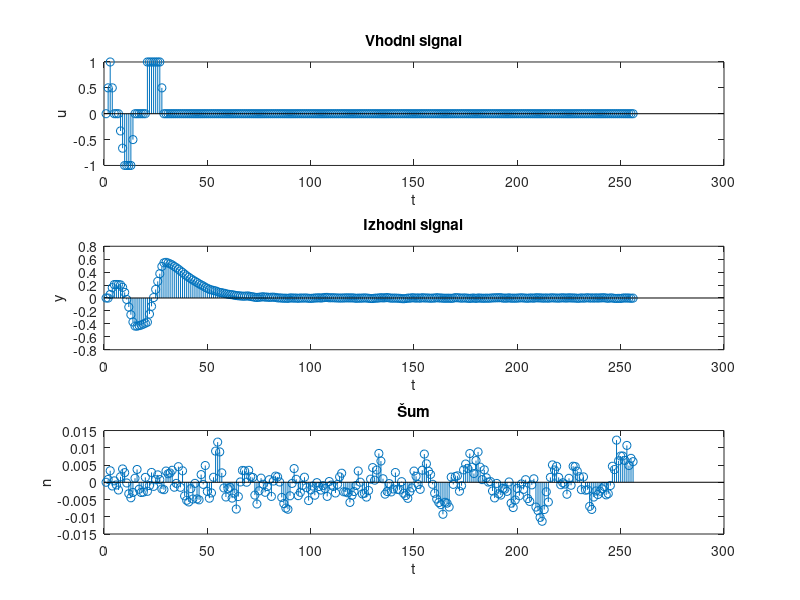
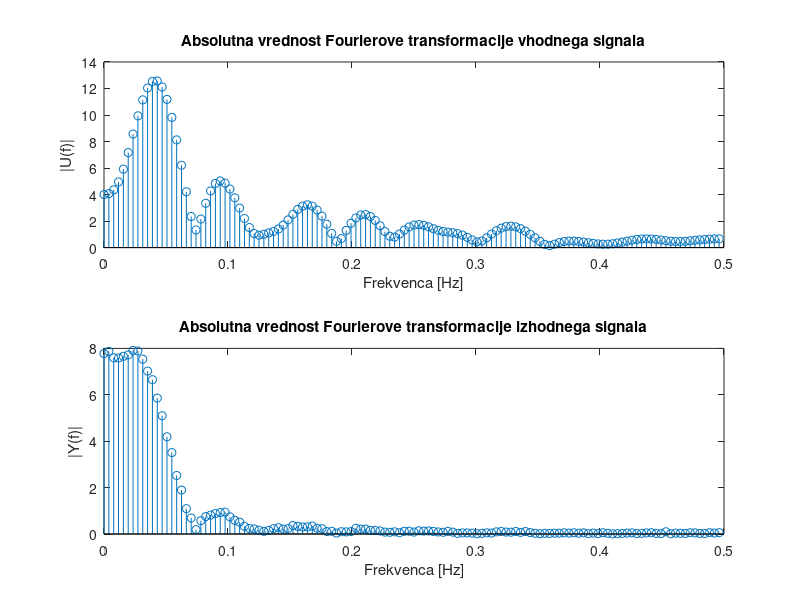
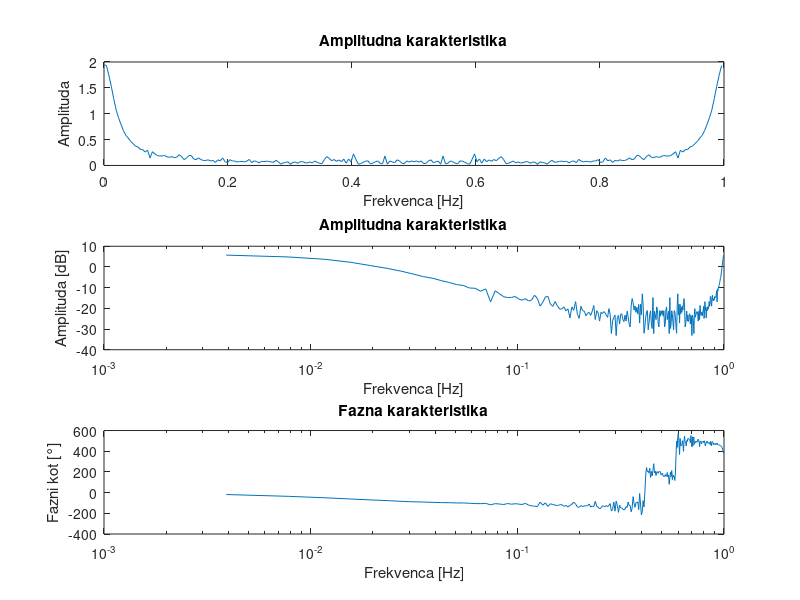
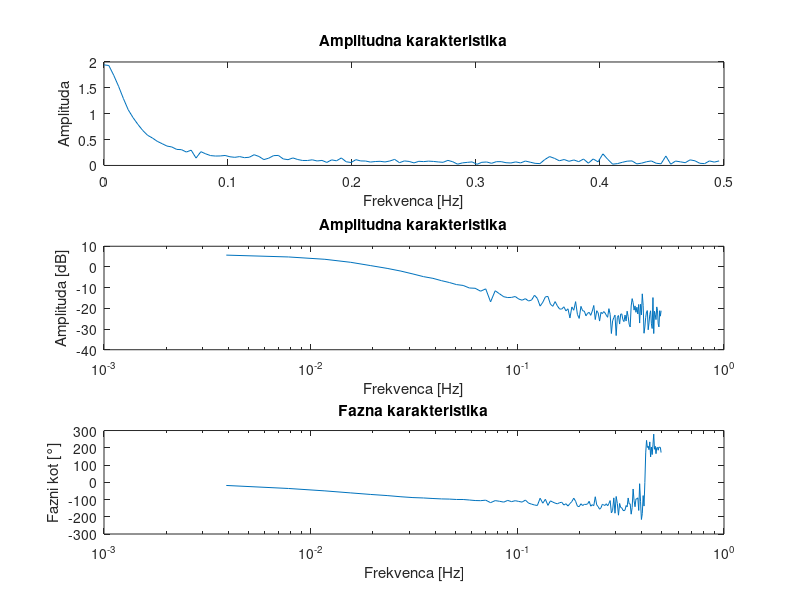

Write MATLAB code to recreate these figures, in order.
clear all
close all
%% PART 1
%% Nal 1
load MEASUREF.DAT
t = MEASUREF(:,1);
u = MEASUREF(:,2);
y = MEASUREF(:,3);
n = MEASUREF(:,4);

figure;
subplot(3,1,1);
stem(t, u);
xlabel('t');
ylabel('u');
title('Vhodni signal');

subplot(3,1,2);
stem(t, y);
xlabel('t');
ylabel('y');
title('Izhodni signal');

subplot(3,1,3);
stem(t, n);
xlabel('t');
ylabel('n');
title('Šum');

%% Nal 2
N = length(t);
T = t(2) - t(1);

F = 1/(N*T);
fmax = 1/2*T;

%% Nal 3
U = fft(u)/T; % zakaj delimo s T????
Y = fft(y)/T;
freq_vector = (0:N-1)/(N*T); % od 0 do 1

% upoštevamo samo prvi del spektra (mirrored frequencies)
freq_vector_halfed = freq_vector(1:N/2);
U_halfed = U(1:N/2);
Y_halfed = Y(1:N/2);

figure;
subplot(2,1,1);
stem(freq_vector_halfed, abs(U_halfed));
xlabel('Frekvenca [Hz]');
ylabel('|U(f)|');
title('Absolutna vrednost Fourierove transformacije vhodnega signala');

subplot(2,1,2);
stem(freq_vector_halfed, abs(Y_halfed));
xlabel('Frekvenca [Hz]');
ylabel('|Y(f)|');
title('Absolutna vrednost Fourierove transformacije izhodnega signala');

%% Nal 4
G = Y./U;
Glin = abs(G);
Gdb = 20*log10(abs(G));
Gphase = unwrap(angle(G))*180/pi; %Funkcija unwrap se uporablja za odstranjevanje skokov v faznem kotu

% upoštevamo samo prvi del spektra (mirrored frequencies)
Glin_halfed = Glin(1:N/2);
Gdb_halfed = Gdb(1:N/2);
Gphase_halfed = Gphase(1:N/2);

%%% upoštevana oba dela spektra:
% Narišemo amplitudno karakteristiko v linearno-linearni skali
figure;
subplot(3,1,1);
plot(freq_vector, Glin);
xlabel('Frekvenca [Hz]');
ylabel('Amplituda');
title('Amplitudna karakteristika');

% Narišemo amplitudno karakteristiko v linearno-logaritemski skali
subplot(3,1,2);
semilogx(freq_vector, Gdb);
xlabel('Frekvenca [Hz]');
ylabel('Amplituda [dB]');
title('Amplitudna karakteristika');

% Narišemo fazno karakteristiko v linearno-logaritemski skali
subplot(3,1,3);
semilogx(freq_vector, Gphase);
xlabel('Frekvenca [Hz]');
ylabel('Fazni kot [°]');
title('Fazna karakteristika');

%%% upoštevan prvi del spektra:
% Narišemo amplitudno karakteristiko v linearno-linearni skali
figure;
subplot(3,1,1);
plot(freq_vector_halfed, Glin_halfed);
xlabel('Frekvenca [Hz]');
ylabel('Amplituda');
title('Amplitudna karakteristika');

% Narišemo amplitudno karakteristiko v linearno-logaritemski skali
subplot(3,1,2);
semilogx(freq_vector_halfed, Gdb_halfed);
xlabel('Frekvenca [Hz]');
ylabel('Amplituda [dB]');
title('Amplitudna karakteristika');

% Narišemo fazno karakteristiko v linearno-logaritemski skali
subplot(3,1,3);
semilogx(freq_vector_halfed, Gphase_halfed);
xlabel('Frekvenca [Hz]');
ylabel('Fazni kot [°]');
title('Fazna karakteristika');

%% Nal 5
% Št. ničel enako št. polov vsaj 1 dominanten, mogoče 2, kateri je hiter
% Sistem 2 reda in nima konjugiranih kompleksnih polov

%% Nal 6
ginv = ifft(G);
t = linspace(0, (N-1)*T, N); %vektor časovnih vzorcev

y_check = ginv .* u; %% tabi mogla bit enaka z y_check == y pa ni ???? šum itak ni dodan
nois = y - y_check;  


figure;
subplot(5,1,1);
plot(t, ginv);
xlabel('Čas (s)');
ylabel('Impulse response');

subplot(5,1,2);
plot(t, u);
xlabel('Čas (s)');
ylabel('u');

subplot(5,1,3);
plot(t, y_check);
xlabel('Čas (s)');
ylabel('y_check');

subplot(5,1,4);
plot(t, y);
xlabel('Čas (s)');
ylabel('y');

subplot(5,1,5);
plot(t, nois);
xlabel('Čas (s)');
ylabel('nois');


figure;
subplot(2,1,1);
% plot(t, real(G));
plot(t, real(ginv));
xlabel('Čas (s)');
ylabel('Realni del impulznega odziva');

subplot(2,1,2);
% plot(t, imag(G));
plot(t, imag(ginv));
xlabel('Čas (s)');
ylabel('Imaginarni del impulznega odziva');

%% Nal 7 
NOISE = fft(n); % frequent noise
NOISEabs = abs(NOISE);

N0 = 0.25; % low-frequency amplitude
Ninf = 0.02; % high-frequency amplitude
w = linspace(0, (N-1)*T, N);
wg = 10;

Nw = Ninf + (N0 - Ninf)./sqrt(1 + (w/wg).^2);

figure;
plot(freq_vector_halfed, NOISEabs(1:N/2), 'b');
hold on;
plot(freq_vector_halfed, Nw(1:N/2), 'r');
xlabel('w (Hz)');
ylabel('N(w)');
legend('NOISEabs', 'Nw');

%% Nal 8
% the measured one:
stddev_of_error_absG_measured = NOISEabs ./ abs(U);

% the theoretical one:
stddev_of_error_absG_theoretical = Nw' ./ abs(U);

%% Nal 9
% a primer:
figure;
plot(freq_vector_halfed, stddev_of_error_absG_measured(1:N/2), 'b');
hold on;
plot(freq_vector_halfed, stddev_of_error_absG_theoretical(1:N/2), 'r');
xlabel('w (Hz)');
ylabel('standard deviation of the absolute error');
legend('measured', 'theoretical (model)');

%% b primer:
middle = G;
middle_db = 20*log10(abs(middle));

lower = middle - stddev_of_error_absG_theoretical;
lower_db = 20*log10(abs(lower));

upper = middle + stddev_of_error_absG_theoretical;
upper_db = 20*log10(abs(upper));

figure;
semilogx(freq_vector_halfed, middle_db(1:N/2), 'r')
hold on
semilogx(freq_vector_halfed, lower_db(1:N/2), 'b')
hold on
semilogx(freq_vector_halfed, upper_db(1:N/2), 'g')
xlabel('w (Hz)')
ylabel('standard deviation of the absolute error')
legend('middle', 'lower', 'upper');